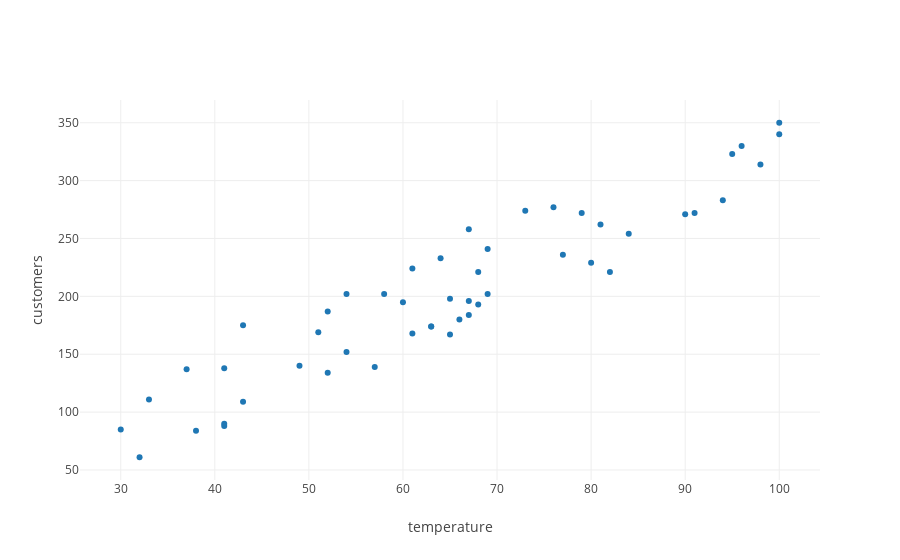

Write notebook code for a chart like this one.
### Code cell
data_trace = trace_values(temperatures, noisy_customers, name = 'initial data')
layout = {'yaxis': {'title': 'customers'}, 'xaxis': {'title': 'temperature'}}
plot([data_trace], layout = layout)

### Figure 1 — Plotly figure (JSON) as saved in the notebook; plotly's stock layout.template omitted (floating-point values rounded to 4 significant figures)
{"data": [{"mode": "markers", "name": "initial data", "text": [], "type": "scatter", "uid": "99915da3-758d-4821-bc07-976fa1fe7f00", "x": [60, 68, 43, 80, 91, 49, 41, 38, 32, 81, 100, 67, 37, 58, 96, 98, 76, 65, 52, 43, 63, 57, 33, 63, 64, 54, 51, 69, 67, 77, 41, 73, 79, 94, 61, 52, 61, 90, 65, 41, 100, 68, 30, 67, 69, 95, 54, 82, 84, 66], "y": [195, 221, 109, 229, 272, 140, 88, 84, 61, 262, 340, 196, 137, 202, 330, 314, 277, 198, 134, 175, 174, 139, 111, 174, 233, 202, 169, 202, 184, 236, 138, 274, 272, 283, 224, 187, 168, 271, 167, 90, 350, 193, 85, 258, 241, 323, 152, 221, 254, 180]}], "layout": {"autosize": true, "xaxis": {"autorange": true, "range": [25.63, 104.4], "title": {"text": "temperature"}, "type": "linear"}, "yaxis": {"autorange": true, "range": [39.83, 371.2], "title": {"text": "customers"}, "type": "linear"}}}
